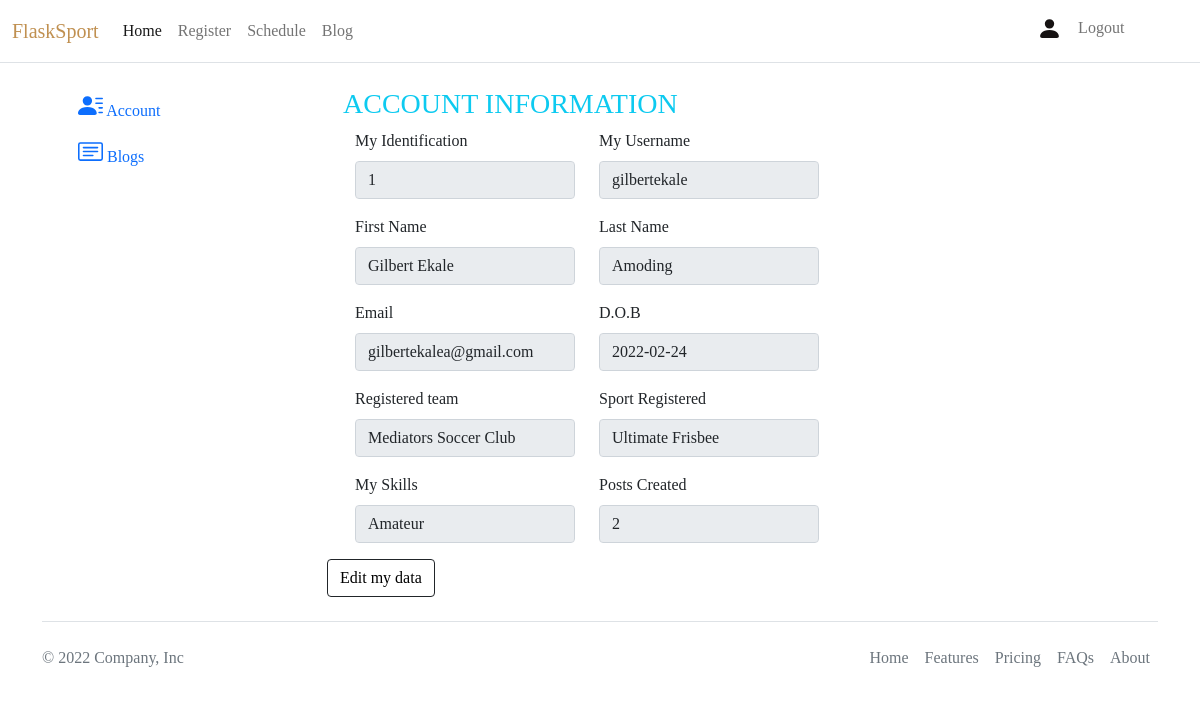
/user/user-profile/posts-created (signed in), run on the app's committed database.
### sport/models.py (models this page shows, shortened)
class User(db.Model, UserMixin):
    id = db.Column(db.Integer(), primary_key=True)
    username = db.Column(db.String(length=20), nullable=False, unique=True)
    first_name = db.Column(db.String(length=30), nullable=False, unique=True)
    last_name = db.Column(db.String(length=20), nullable=False, unique=True)
    email = db.Column(db.String(length=20), nullable=False, unique=True)
    password_hash = db.Column(db.String(length=80), nullable=False)
    date_of_birth = db.Column(db.String(length=10), nullable=False)
    team_id = db.Column(
        db.Integer(), db.ForeignKey("team.id"), nullable=True
    )  # created only when the user registers for sport.
    is_registered = db.Column(
        db.Boolean(), nullable=True
    )  # updated when user registers.
    user_bookmarked = db.relationship("Bookmarks", backref="user", lazy=True)
    posts_created = db.relationship("Post", backref="user", lazy=True)
    player_attributes = db.relationship("Attributes", backref="user", lazy=True)
    @property
    def password(self):
        return self.password

### sport/routes.py (the view)
@app.route("/user/user-profile/personal-data", methods=["POST", "GET"])
@app.route("/user/user-profile/posts-created", methods=['POST', 'GET'])
@login_required
def view_user_profile():
    if request.method == "GET":
        blogs = Post.query.filter_by(creator_id=current_user.id).all()
        if current_user.team_id != None:
            team = Team.query.filter_by(id=int(current_user.team_id)).first()
            sport = Attributes.query.filter_by(id=int(current_user.id)).first()
            post = Post.query.filter_by(creator_id=int(current_user.id)).count()
        else:
            team = None
            sport = None
            post = None
        user_profile = ViewUserProfileForm()
        return render_template(
            "user/user-profile.html",
            user_profile=user_profile,
            team=team,
            sport=sport,
            post=post,
            blogs=blogs,
        )

### sport/forms.py
class ViewUserProfileForm(FlaskForm):
    id = StringField(label="My Identification", validators=[DataRequired()])
    username = StringField(label="My Username", validators=[DataRequired()])
    first_name = StringField(label="First Name", validators=[DataRequired()])
    last_name = StringField(label="Last Name", validators=[DataRequired()])
    email = StringField(label="Email", validators=[Email(), DataRequired()])
    date_of_birth = StringField(label="D.O.B", validators=[DataRequired()])
    team = StringField(label="Registered team", validators=[DataRequired()])
    sport = StringField(
        label="Sport Registered", validators=[DataRequired()]
    )  # retrieve from attributes
    post = StringField(
        label="Posts Created", validators=[DataRequired()]
    )  # retrieve from posts
    skill = StringField(
        label="My Skills", validators=[DataRequired()]
    )  # retrive from attrinutes

### sport/models.py (called while the page is built)
@login_manager.user_loader
def load_user(user_id):
    return User.query.get(int(user_id))

### sport/templates/user/user-profile.html (shortened to what this page needs)
{% extends 'base.html' %} {% block title %} {% endblock %} {% block content %}
<body>
    <div class="container">
        <div class="row">
            <div class="col-md-3">
                <div class="tab p-4" style="color:beige">
                    <button class="btn btn-outline-primary border-0 btn-md btn-block mb-1" type="button"
                        id="account">
                        Account</button>
                    <br>
                    <button class="btn btn-outline-primary border-0 btn-md btn-block" type="button"
                        id="blogs">
                        Blogs</button>
                </div>
            </div>
            <div class="col-lg-8">
                <section id="section-account" class="tabcontent">
                    <form method="POST" class="form-rigister">
                        <br>
                        <div class="ms-3">
                            <h3 class="text-info">ACCOUNT INFORMATION</h3>
                        </div>
                        {% if current_user.is_authenticated %}
                        <fieldset disabled id="fieldset">
                            <div class="row ms-3">
                                <div class="col-lg-4 mb-3">
                                    {{user_profile.id.label(class="form-label")}}
                                    {{user_profile.id(class="form-control", autocomplete='off',
                                    placeholder='Indentity',value=current_user.id)}}
                                </div>
                                <div class="col-lg-4 mb-3">
                                    {{user_profile.username.label(class="form-label")}}
                                    {{user_profile.username(class="form-control",autocomplete='off',placeholder='User
                                    Name', value=current_user.username)}}
                                </div>
                            </div>
                            <div class="row ms-3">
                                <div class="col-lg-4 mb-3">
                                    {{user_profile.first_name.label(class="form-label")}}
                                    {{user_profile.first_name(class="form-control",autocomplete='off',placeholder='Team
                                    Name', value=current_user.first_name)}}
                                </div>
                                <div class="col-lg-4 mb-3">
                                    {{user_profile.last_name.label(class="form-label")}}
                                    {{user_profile.last_name(class="form-control",autocomplete='off',placeholder='Team
                                    Name', value=current_user.last_name)}}
                                </div>
                            </div>
                            <div class="row ms-3">
                                <div class="col-lg-4 mb-3">
                                    {{user_profile.email.label(class="form-label")}}
                                    {{user_profile.email(class="form-control", value=current_user.email)}}
                                </div>
                                <div class="col-lg-4 mb-3">
                                    {{user_profile.date_of_birth.label(class="form-label")}}
                                    {{user_profile.date_of_birth(class="form-control",
                                    value=current_user.date_of_birth)}}
                                </div>
                            </div>
                            <div class="row ms-3">
                                <div class="col-lg-4 mb-3">
                                    {{user_profile.team.label(class="form-label")}}
                                    {{user_profile.team(class="form-control", value=team.name)}}
                                </div>
                                <div class="col-lg-4 mb-3">
                                    {{user_profile.sport.label(class="form-label")}}
                                    {{user_profile.sport(class="form-control", value=sport.sports_registered)}}
                                </div>
                            </div>
                            <div class="row ms-3">
                                <div class="col-lg-4 mb-3">
                                    {{user_profile.skill.label(class="form-label")}}
                                    {{user_profile.skill(class="form-control", value=sport.skills_level)}}
                                </div>
                                <div class="col-lg-4 mb-3">
                                    {{user_profile.post.label(class="form-label")}}
                                    {{user_profile.post(class="form-control", value=post)}}
                                </div>
                            </div>
                        </fieldset>
                        {% endif %}
                        <button type="button" class="btn btn-outline-dark" id="btn-field">
                            <a href="#user-profile" class="text-black" style="text-decoration: none;">Edit my data</a>
                        </button>
                    </form>
                </section>
            </div>
        </div>
    </div>
    {% endblock %}

### sport/templates/user/user-profile.html (style rules this page uses)
svg { cursor: pointer; }

### sport/templates/base.html (style rules this page uses)
body { font-family: 'Times New Roman', Times, serif; }
h1, h3, h4 { font-family: 'Merriweather', serif; }
.bi { vertical-align: -.125em; fill: currentColor; }

### data on the page
User: id "1", username "gilbertekale", first_name "Gilbert Ekale", last_name "Amoding", email "gilbertekalea@gmail.com", date_of_birth "2022-02-24", team "Mediators Soccer Club"

### other printed values
{{ user_profile.id.label(class="form-label") }} "My Identification"
{{ user_profile.username.label(class="form-label") }} "My Username"
{{ user_profile.first_name.label(class="form-label") }} "First Name"
{{ user_profile.last_name.label(class="form-label") }} "Last Name"
{{ user_profile.email.label(class="form-label") }} "Email"
{{ user_profile.date_of_birth.label(class="form-label") }} "D.O.B"
{{ user_profile.team.label(class="form-label") }} "Registered team"
{{ user_profile.sport.label(class="form-label") }} "Sport Registered"
{{ user_profile.skill.label(class="form-label") }} "My Skills"
{{ user_profile.post.label(class="form-label") }} "Posts Created"
